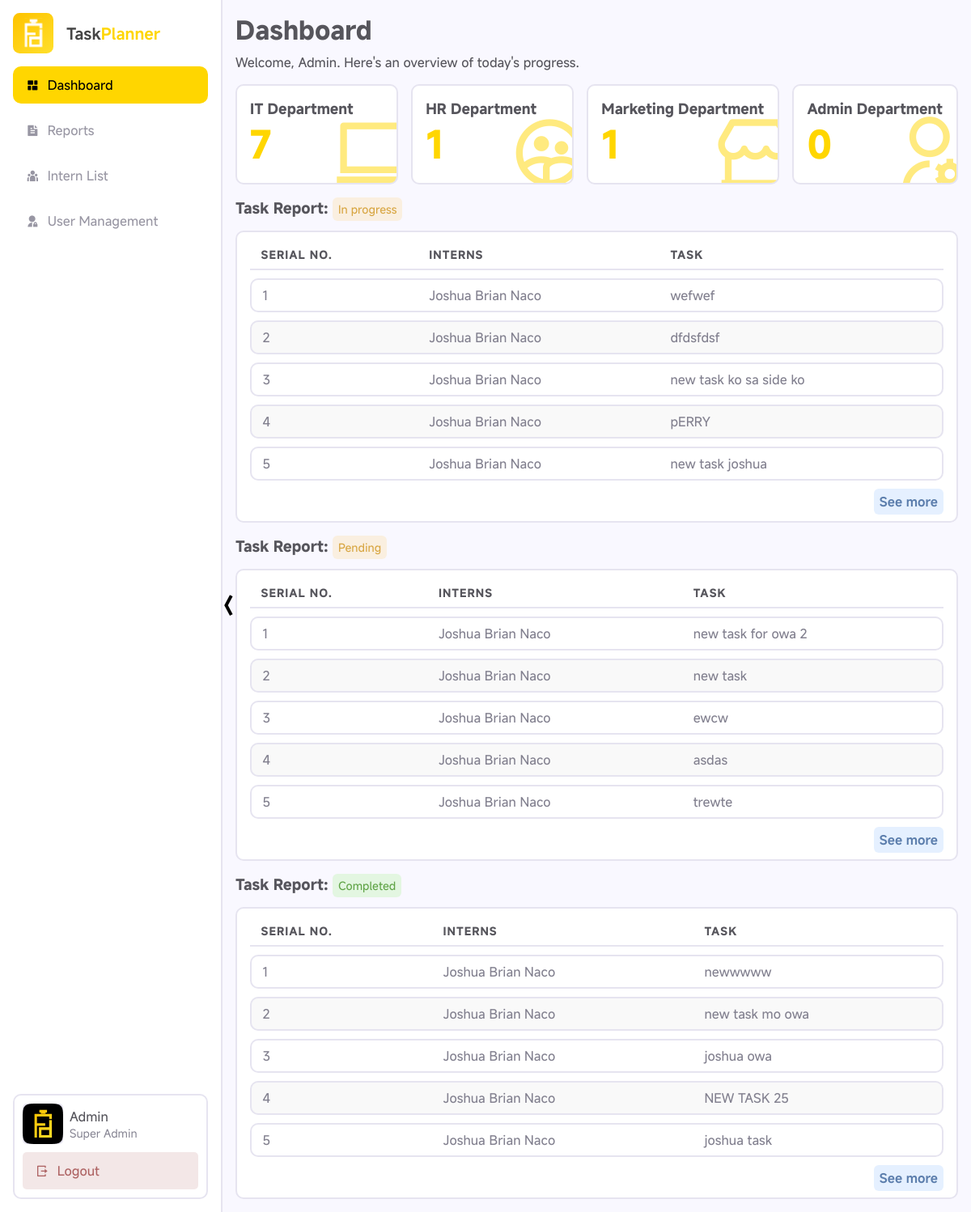
Page /dashboard (signed in) on the earlier database version.
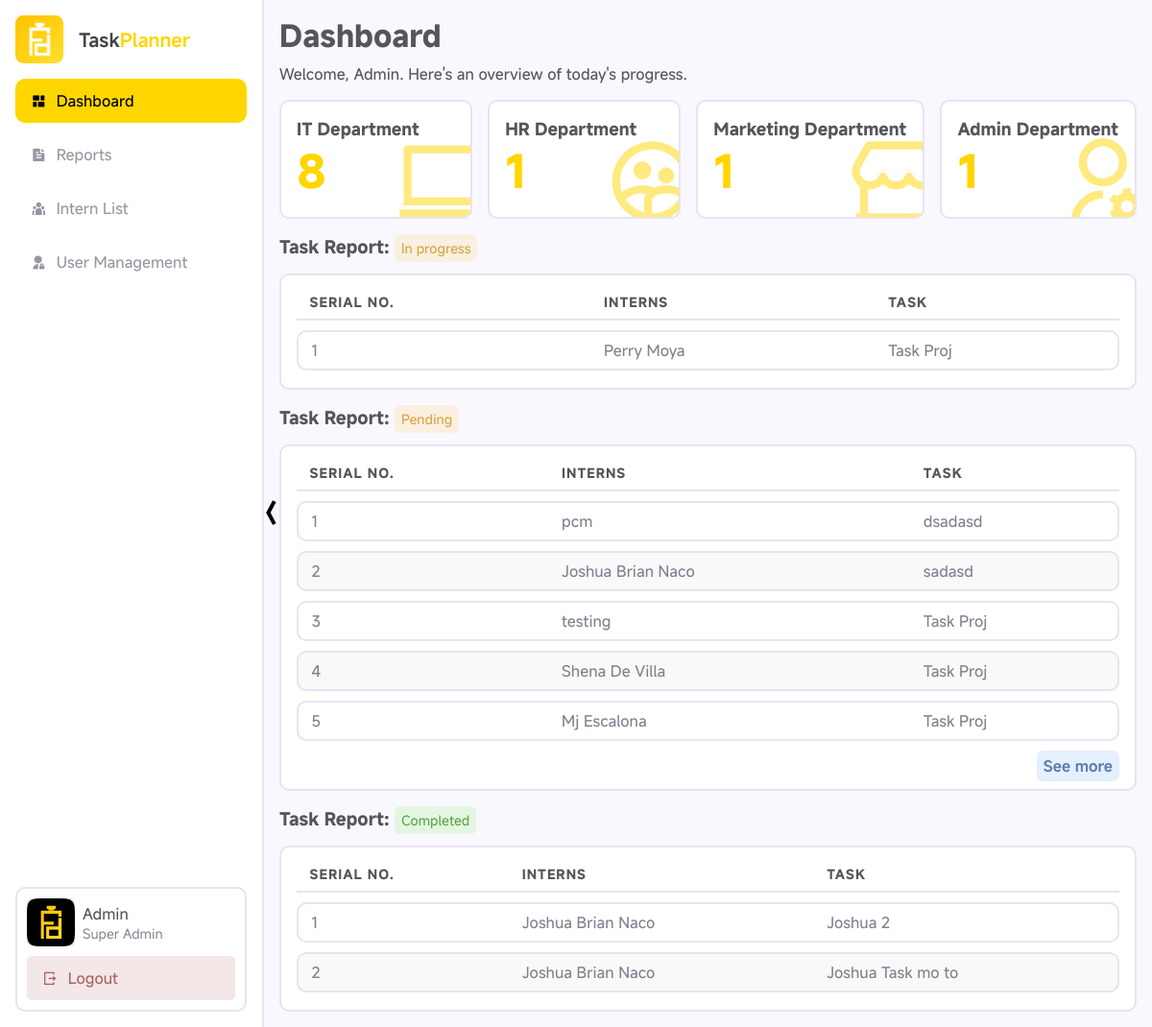
Same page on the later database version.
### tables this page shows
CREATE TABLE `task_info` (
  `task_id` int(50) NOT NULL,
  `t_title` varchar(120) NOT NULL,
  `t_description` text DEFAULT NULL,
  `t_start_time` datetime DEFAULT NULL,
  `t_end_time` datetime DEFAULT NULL,
  `t_user_id` int(20) NOT NULL,
  `status` int(11) NOT NULL DEFAULT 0 COMMENT '0 = pending, 1 = In progress, 2 = complete',
  `role` varchar(100) NOT NULL,
  `proof` varchar(255) NOT NULL,
  `task_img` varchar(255) NOT NULL
);

### authentication.php (called while the page is built, shortened)
<?php
require 'classes/admin_class.php';
$obj_admin = new Admin_Class();

### classes/admin_class.php (called while the page is built, shortened)
<?php
class Admin_Class
{
	public $db;
	public function __construct()
	{
		$host_name = 'localhost';
		$user_name = 'root';
		$password = '';
		$db_name = 'taskplanner';
		try {
			$connection = new PDO("mysql:host={$host_name}; dbname={$db_name}", $user_name,  $password);
			$this->db = $connection;
		} catch (PDOException $message) {
			throw new Exception($message->getMessage());
		}
	}
	public function manage_all_info($sql)
	{
		try {
			$info = $this->db->prepare($sql);
			$info->execute();
			return $info;
		} catch (PDOException $e) {
			echo $e->getMessage();
		}
	}
}

### dashboard.php (the view, shortened to what this page needs)
<?php
require 'authentication.php';
$user_id = $_SESSION['admin_id'];
$page_name = "Dashboard";
include("include/lib_links.php");
?>
<!DOCTYPE html>
<html lang="en">
<head>
</head>
<body>
    <div class="page">
        <?php
        include("include/sidebar.php");
        ?>
        <div class="content">
            <div class="content-title">
                <h1>Dashboard</h1>
                <p>Welcome, Admin. Here's an overview of today's progress.</p>
            </div>
            <div class="dash-cards">
                <a href="attendance-info?position=IT+Department">
                    <div class="card">
                        <p>IT Department</p>
                        <span class="how-many">
                            <?php
                            $sql = "SELECT * FROM tbl_admin WHERE user_role = 2 AND position = 'IT Department'";
                            $info = $obj_admin->manage_all_info($sql);
                            $count = $info->rowCount();
                            echo $count;
                            ?>
                        </span>
                    </div>
                </a>
                <a href="attendance-info?position=HR+Department">
                    <div class="card">
                        <p>HR Department</p>
                        <span class="how-many">
                            <?php
                            $sql = "SELECT * FROM tbl_admin WHERE user_role = 2 AND position = 'Hr Department'";
                            $info = $obj_admin->manage_all_info($sql);
                            $count = $info->rowCount();
                            echo $count;
                            ?>
                        </span>
                    </div>
                </a>
                <a href="attendance-info?position=Marketing+Department">
                    <div class="card">
                        <p>Marketing Department</p>
                        <span class="how-many">
                            <?php
                            $sql = "SELECT * FROM tbl_admin WHERE user_role = 2 AND position = 'Marketing Department'";
                            $info = $obj_admin->manage_all_info($sql);
                            $count = $info->rowCount();
                            echo $count;
                            ?>
                        </span>
                    </div>
                </a>
                <a href="attendance-info?position=Admin+Department">
                    <div class="card">
                        <p>Admin Department</p>
                        <span class="how-many">
                            <?php
                            $sql = "SELECT * FROM tbl_admin WHERE user_role = 2 AND position = 'Admin Department'";
                            $info = $obj_admin->manage_all_info($sql);
                            $count = $info->rowCount();
                            echo $count;
                            ?>
                        </span>
                    </div>
                </a>
            </div>
            <h3>Task Report: <span class="status-indicator pending">In progress</span></h3>
            <div class="card with-table" id="ongoing">
                <div class="table-container">
                    <table>
                        <thead>
                            <tr>
                                <th>Serial No.</th>
                                <th>Interns</th>
                                <th>Task</th>
                            </tr>
                        </thead>
                        <tbody>
                            <?php
                            $sql = "SELECT task_info.*, tbl_admin.user_id, tbl_admin.fullname
                                FROM task_info
                                JOIN tbl_admin ON task_info.t_user_id = tbl_admin.user_id
                                WHERE task_info.status = 1
                                LIMIT 6;
                                ";
                            $info = $obj_admin->manage_all_info($sql);
                            $serial  = 1;
                            $num_row = $info->rowCount();
                            while ($row = $info->fetch(PDO::FETCH_ASSOC)) {
                                if ($serial > 5) break;
                            ?>
                                <tr>
                                    <td><?php echo $serial;
                                        $serial++; ?></td>
                                    <td><?php echo $row['fullname']; ?></td>
                                    <td><?php echo $row['t_title']; ?></td>
                                </tr>
                            <?php  } ?>
                        </tbody>
                    </table>
                    <?php if ($num_row > 5) { ?>
                        <div class="btnSection">
                            <a href="task-info?status=In progress">See more</a>
                        </div>
                    <?php } ?>
                </div>
            </div>
            <h3>Task Report: <span class="status-indicator pending">Pending</span></h3>
            <div class="card with-table" id="pending">
                <div class="table-container">
                    <table>
                        <thead>
                            <tr>
                                <th>Serial No.</th>
                                <th>Interns</th>
                                <th>Task</th>
                            </tr>
                        </thead>
                        <tbody>
                            <?php
                            $sql = "SELECT task_info.*, tbl_admin.user_id, tbl_admin.fullname
                                FROM task_info
                                JOIN tbl_admin ON task_info.t_user_id = tbl_admin.user_id
                                WHERE task_info.status = 0
                                LIMIT 6;
                                ";
                            $info = $obj_admin->manage_all_info($sql);
                            $serial  = 1;
                            $num_row = $info->rowCount();
                            while ($row = $info->fetch(PDO::FETCH_ASSOC)) {
                                if ($serial > 5) break;
                            ?>
                                <tr>
                                    <td><?php echo $serial;
                                        $serial++; ?></td>
                                    <td><?php echo $row['fullname']; ?></td>
                                    <td><?php echo $row['t_title']; ?></td>
                                </tr>
                            <?php  } ?>
                        </tbody>
                    </table>
                </div>
                <?php if ($num_row > 5) { ?>
                    <div class="btnSection">
                        <a href="task-info?status=Pending">See more</a>
                    </div>
                <?php } ?>
            </div>
            <h3>Task Report: <span class="status-indicator completed">Completed</span></h3>
            <div class="card with-table" id="completed">
                <div class="table-container">
                    <table>
                        <thead>
                            <tr>
                                <th>Serial No.</th>
                                <th>Interns</th>
                                <th>Task</th>
                            </tr>
                        </thead>
                        <tbody>
                            <?php
                            $sql = "SELECT task_info.*, tbl_admin.user_id, tbl_admin.fullname
                                FROM task_info
                                JOIN tbl_admin ON task_info.t_user_id = tbl_admin.user_id
                                WHERE task_info.status = 2
                                LIMIT 6;
                                ";
                            $info = $obj_admin->manage_all_info($sql);
                            $serial  = 1;
                            $num_row = $info->rowCount();
                            while ($row = $info->fetch(PDO::FETCH_ASSOC)) {
                                if ($serial > 5) break;
                            ?>
                                <tr>
                                    <td><?php echo $serial;
                                        $serial++; ?></td>
                                    <td><?php echo $row['fullname']; ?></td>
                                    <td><?php echo $row['t_title']; ?></td>
                                </tr>
                            <?php  } ?>
                        </tbody>
                    </table>
                    <?php if ($num_row > 5) { ?>
                        <div class="btnSection">
                            <a href="task-info?status=Completed">See more</a>
                        </div>
                    <?php } ?>
                </div>
            </div>
        </div>
    </div>
</body>
</html>

### include/lib_links.php (shortened to what this page needs)
<link rel="stylesheet" href="assets/bootstrap-datepicker/css/datepicker.css">
<link rel="stylesheet" href="assets/bootstrap-datepicker/css/datepicker-custom.css">
<link rel="stylesheet" href="assets/css/style.css">
<link rel="stylesheet" href="https://cdn.jsdelivr.net/npm/remixicon@4.2.0/fonts/remixicon.css">
<link rel="stylesheet" href="https://cdn.jsdelivr.net/npm/flatpickr/dist/flatpickr.min.css">

### include/sidebar.php (shortened to what this page needs)
<link rel="stylesheet" href="https://cdnjs.cloudflare.com/ajax/libs/font-awesome/5.15.3/css/all.min.css">
<div class="sidebar">
    <div class="title">
        <img src="logo.svg" alt="">
        <p>Task<span>Planner</span></p>
    </div>
    <div class="sidebar-wrapper">
        <ul>
            <?php
            $user_role = $_SESSION['user_role'];
            if ($user_role == 1) {
            ?>
                <li><a href="dashboard" <?php if ($page_name == "Dashboard") {
                                            echo "class=\"active\"";
                                        } ?>><i class="ri-dashboard-horizontal-fill"></i>Dashboard</a></li>
                <li><a href="task-info" <?php if ($page_name == "Task_Info") {
                                            echo "class=\"active\"";
                                        } ?>><i class="ri-file-text-fill"></i>Reports</a></li>
                <li><a href="attendance-info" <?php if ($page_name == "Attendance") {
                                                    echo "class=\"active\"";
                                                } ?>><i class="ri-team-fill"></i>Intern List</a></li>
                <li><a href="admin-manage-user" <?php if ($page_name == "Admin") {
                                                    echo "class=\"active\"";
                                                } ?>><i class="ri-admin-fill"></i>User Management</a></li>
            <?php
            } else if ($user_role == 2) {
            ?>
                <li><a href="home" <?php if ($page_name == "Home") {
                                        echo "class=\"active\"";
                                    } ?>><i class="ri-home-fill"></i>Home</a></li>
                <li><a href="taskreport-user" <?php if ($page_name == "TaskUser") {
                                                    echo "class=\"active\"";
                                                } ?>><i class="ri-list-check-3"></i>Your Tasks</a></li>
                <li><a href="userprofile-info.php" <?php if ($page_name == "User_Profile") {
                                                        echo "class=\"active\"";
                                                    } ?>><i class="ri-admin-fill"></i>User Profile</a></li>
            <?php
            } else {
                header('Location: index');
            }
            ?>
        </ul>
        <ul>
            <?php
            $sql = "SELECT b.fullname, b.profileimg, b.position
          FROM tbl_admin b
          WHERE b.user_id = $user_id
          ORDER BY b.fullname ASC";
            $info = $obj_admin->manage_all_info($sql);
            while ($row = $info->fetch(PDO::FETCH_ASSOC)) { ?>
                <div class="h-wrapper">
                    <div class="img-container"><img src="<?php echo $row['profileimg']; ?>" alt="Profile Image"></div>
                    <div class="v-wrapper">
                        <p><?php echo $row['fullname']; ?></p>
                        <span><?php echo $row['position']; ?></span>
                    </div>
                </div>
                <li><a href="?logout=logout"><i class="ri-logout-box-r-line"></i>Logout</a></li>
            <?php } ?>
        </ul>
    </div>
</div>
<button id="sidebarBtn" class="on-desktop">
    <i class="ri-arrow-left-wide-line"></i>
</button>

Differences in the rows shown:
removed task_info: tbl_admin.fullname "Joshua Brian Naco", t_title "wefwef", shown under "Task Report: In progress"
removed task_info: tbl_admin.fullname "Joshua Brian Naco", t_title "dfdsfdsf", shown under "Task Report: In progress"
removed task_info: tbl_admin.fullname "Joshua Brian Naco", t_title "new task ko sa side ko", shown under "Task Report: In progress"
removed task_info: tbl_admin.fullname "Joshua Brian Naco", t_title "pERRY", shown under "Task Report: In progress"
removed task_info: tbl_admin.fullname "Joshua Brian Naco", t_title "new task joshua", shown under "Task Report: In progress"
removed task_info: tbl_admin.fullname "Joshua Brian Naco", t_title "new task for owa 2", shown under "Task Report: Pending"
removed task_info: tbl_admin.fullname "Joshua Brian Naco", t_title "new task", shown under "Task Report: Pending"
removed task_info: tbl_admin.fullname "Joshua Brian Naco", t_title "ewcw", shown under "Task Report: Pending"
removed task_info: tbl_admin.fullname "Joshua Brian Naco", t_title "asdas", shown under "Task Report: Pending"
removed task_info: tbl_admin.fullname "Joshua Brian Naco", t_title "trewte", shown under "Task Report: Pending"
removed task_info: tbl_admin.fullname "Joshua Brian Naco", t_title "newwwww", shown under "Task Report: Completed"
removed task_info: tbl_admin.fullname "Joshua Brian Naco", t_title "new task mo owa", shown under "Task Report: Completed"
removed task_info: tbl_admin.fullname "Joshua Brian Naco", t_title "joshua owa", shown under "Task Report: Completed"
removed task_info: tbl_admin.fullname "Joshua Brian Naco", t_title "NEW TASK 25", shown under "Task Report: Completed"
removed task_info: tbl_admin.fullname "Joshua Brian Naco", t_title "joshua task", shown under "Task Report: Completed"
added task_info: tbl_admin.fullname "Perry Moya", t_title "Task Proj", shown under "Task Report: In progress"
added task_info: tbl_admin.fullname "pcm", t_title "dsadasd", shown under "Task Report: Pending"
added task_info: tbl_admin.fullname "Joshua Brian Naco", t_title "sadasd", shown under "Task Report: Pending"
added task_info: tbl_admin.fullname "testing", t_title "Task Proj", shown under "Task Report: Pending"
added task_info: tbl_admin.fullname "Shena De Villa", t_title "Task Proj", shown under "Task Report: Pending"
added task_info: tbl_admin.fullname "Mj Escalona", t_title "Task Proj", shown under "Task Report: Pending"
added task_info: tbl_admin.fullname "Joshua Brian Naco", t_title "Joshua 2", shown under "Task Report: Completed"
added task_info: tbl_admin.fullname "Joshua Brian Naco", t_title "Joshua Task mo to", shown under "Task Report: Completed"
Other differences:
$count: "7" → "8"
$count: "0" → "1"
text no longer shown: "See more See more"
